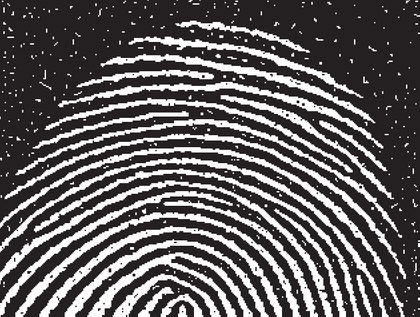
%> input picture FingerPrint.bmp, 420 x 317 px, shrunk from 630 x 476 before the run
$ octave --eval "result = Edgedetection_filter(imread('FingerPrint.bmp'));"   (GNU Octave 9; MATLAB toolbox functions it lacks are replaced by stand-ins)
%> lines starting %> are read from the running program, lines starting %| are printed output that depends on the picture
function New_img=Edgedetection_filter(img)
if size(img,3) == 3
    img = rgb2gray(img);
end
edgeFilter = [0 1 0; 1 -4 1; 0 1 0];
[r, c] = size(img);
%> r = 317; c = 420
[filterRows, filterCols] = size(edgeFilter);
paddedImage = padarray(img, [floor(filterRows/2) floor(filterCols/2)]);
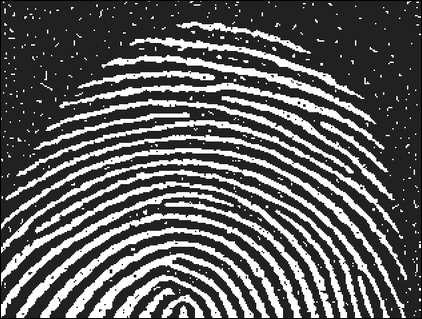
%> paddedImage: size 319x422 uint8; min 0, max 255, mean 94
New_img = zeros(r, c);
for i = 1:r
    for j = 1:c
        New_img(i,j) = sum(sum(edgeFilter .* double(paddedImage(i:i+filterRows-1,j:j+filterCols-1))));
    end
end
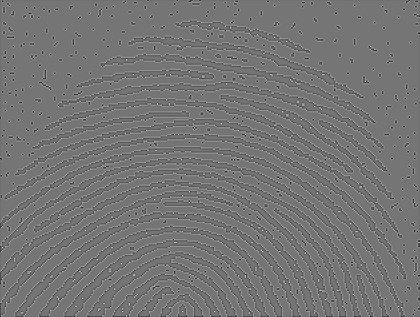
%> New_img: size 317x420 double; min -763, max 898, mean -0.8; drawn with min black and max white
New_img = uint8(New_img);
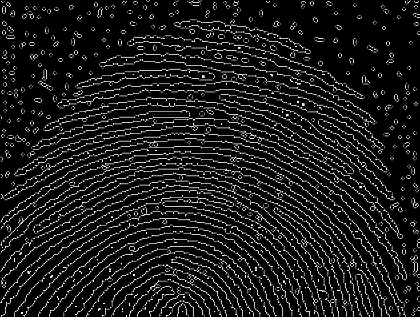
%> New_img: size 317x420 uint8; min 0, max 255, mean 27.2
figure,imshow(img),title('Original');
figure,imshow(New_img),title('Filtered image');
end
